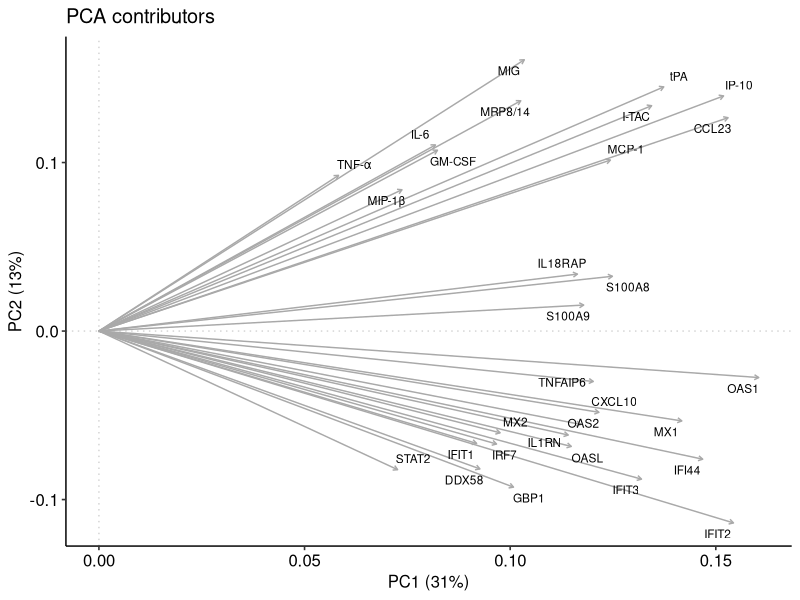
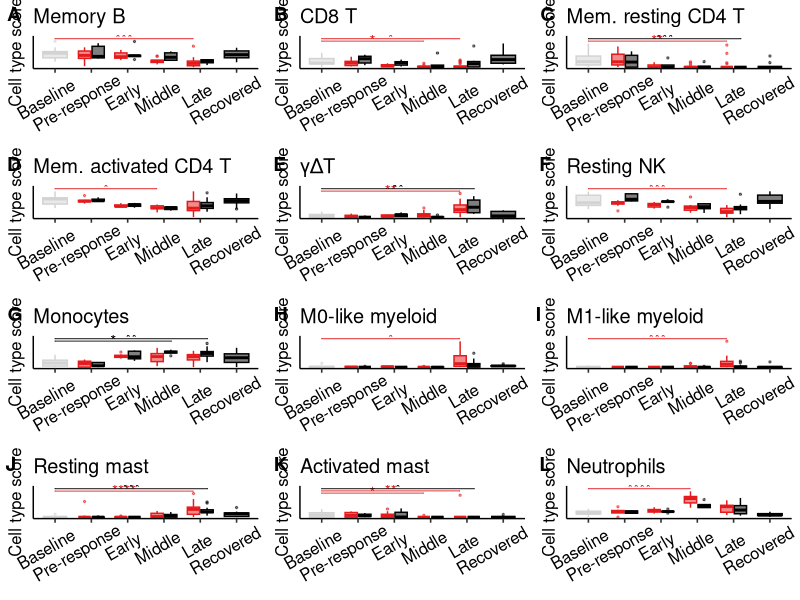
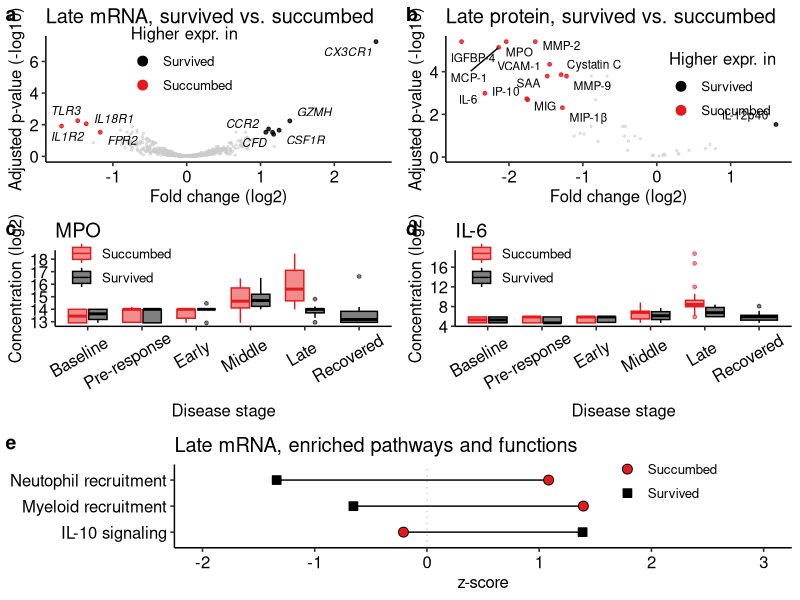
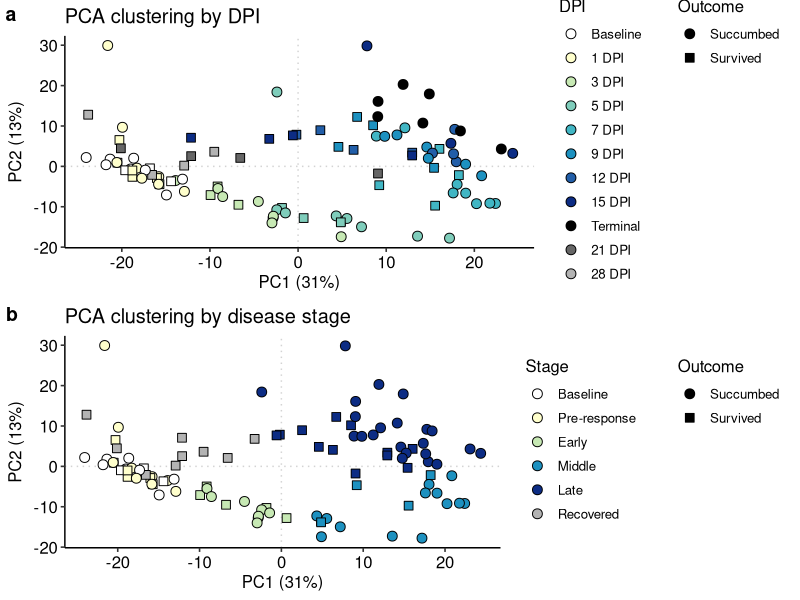
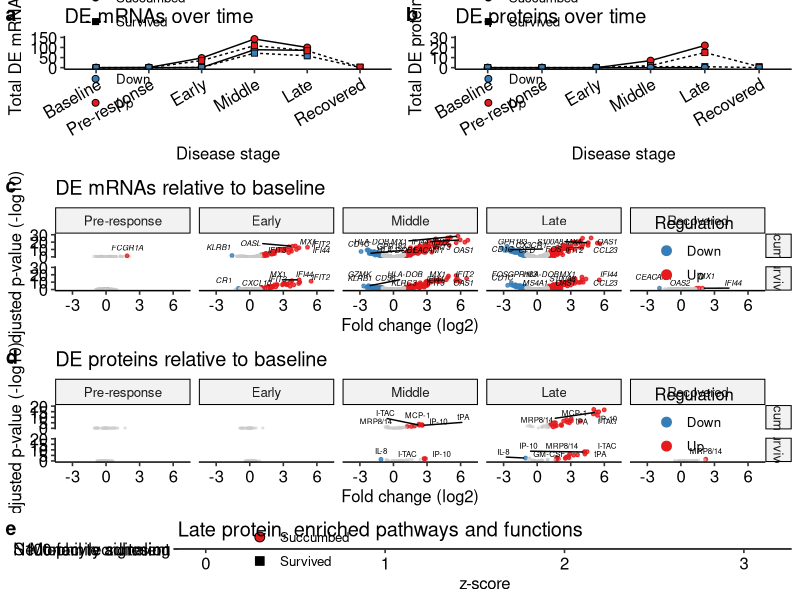

Source code (R) for these figures, in order:
#!/usr/bin/env Rscript

## setup -----------------------------------------------------------------------
rm(list=ls(all.names=TRUE))
suppressPackageStartupMessages(library(tidyverse))
suppressPackageStartupMessages(library(edgeR))
theme_set(ggpubr::theme_pubr() +
            theme(legend.position="right",
                  legend.background=element_blank()))

# helper variables
outcome.shapes <- c(Succumbed=21, Survived=22)
outcome.cols <- c(Succumbed="#e41a1c", Survived="black")
daterange.cols <- c("Baseline"="white", 
                    "1 DPI"="#ffffcc",
                    "3 DPI"="#c7e9b4",
                    "5 DPI"="#7fcdbb",
                    "7 DPI"="#41b6c4",
                    "9 DPI"="#1d91c0",
                    "12 DPI"="#225ea8",
                    "15 DPI"="#0c2c84",
                    "Terminal"="black",
                    "21 DPI"="grey40",
                    "28 DPI"="grey70")
stage.cols <- c("Baseline"="white",
                "Pre-response"="#ffffcc",
                "Early"="#c7e9b4",
                "Middle"="#1d91c0",
                "Late"="#0c2c84",
                "Recovered"="grey70")
regulation.cols <- c(Up="#e41a1c", Down="#377eb8")
sample.days <- c(0, 1, 3, 5, 7, 9, 12, 15, 21, 28)

# figure lists
fig.main <- list()
fig.sup1 <- list()
fig.sup2 <- list()

# helper functions
get.results <- function(coef, diffexpr, psig=0.05, fsig=1) {
  # get results and loosely format
  rmat <- topTable(de, coef=coef, number=Inf, sort.by="logFC") %>%
          rownames_to_column("Gene") %>%
          mutate(coef=coef,
                 psig=(adj.P.Val < psig),
                 fsig=(abs(logFC) > fsig),
                 Significant=(psig & fsig)) %>%
          rename(lfc=logFC, padj=adj.P.Val) %>%
          select(Gene, lfc, padj, Significant, coef)
  # make a "regulation" column
  rmat$Regulation <- "None"
  rmat$Regulation[rmat$Significant & rmat$lfc > 0] <- "Up"
  rmat$Regulation[rmat$Significant & rmat$lfc < 0] <- "Down"
  # return the formatted data.frame
  return(rmat)
}

## inputs ----------------------------------------------------------------------
# metadata
meta <- readxl::read_excel("data.xlsx", "animals") # individual NHP info
meta <- readxl::read_excel("data.xlsx", "nanostring.samples") %>%
        left_join(meta, by="NHP") %>%
        mutate(Daterange=factor(Daterange, levels=names(daterange.cols)),
               Stage=factor(Stage, levels=names(stage.cols)),
               NHP=factor(NHP, levels=paste0("CYNO2-", 1:12)))

# mRNA counts (Nanostring)
mrna <- readxl::read_excel("data.xlsx", "nanostring.thresholded") %>%
        as.data.frame() %>%
        # remove spike-in probes
        filter(!str_detect(Gene, "^POS|NEG")) %>%
        column_to_rownames("Gene") %>%
        as.matrix()

# protein concentration (LEGENDplex)
prot <- readxl::read_excel("data.xlsx", "legendplex.concentration") %>%
        reshape2::melt(id.vars="ID", 
                       variable.name="Analyte", 
                       value.name="Concentration") %>%
        group_by(Analyte, ID) %>%
        summarise(Concentration=mean(Concentration),
                  .groups="drop") 
# update protein IDs to align with mRNA IDs
prot <- readxl::read_excel("data.xlsx", "legendplex.samples") %>%
        select(ID, NHP, DPI) %>%
        left_join(rename(meta, NewID=ID), by=c("NHP", "DPI")) %>%
        select(ID, NewID) %>%
        # add in concentration data
        left_join(prot, by="ID") %>%
        # pivot to wide format and use new IDs for column names
        reshape2::dcast(Analyte ~ NewID, value.var="Concentration") %>%
        column_to_rownames("Analyte") %>%
        as.matrix()

# add LP batch info to metadata
meta <- readxl::read_excel("data.xlsx", "legendplex.samples") %>%
        select(NHP, DPI, Batch) %>%
        left_join(meta, by=c("NHP", "DPI")) %>%
        arrange(ID)

# align rows and columns
meta <- filter(meta, ID %in% colnames(mrna), ID %in% colnames(prot))
mrna <- mrna[, meta$ID]
prot <- prot[, meta$ID]

# format mRNA counts
mrna <- mrna %>%
        DGEList() %>%
        normLibSizes()

# save non-log CPM for CIBERSORTx
mrna %>%
  cpm(log=FALSE) %>%
  as.data.frame() %>%
  rownames_to_column("Gene") %>%
  write.table("analysis/cibersort-input.tsv", sep="\t", row.names=FALSE)

## clustering with PCA ---------------------------------------------------------
# build model for LP batch correction
pca <- model.matrix(~0 + Stage, data=meta)

# remove LP batch effect, then combine to logCPM, then run PCA
pca <- prot %>%
        log2() %>%
        removeBatchEffect(batch=meta$Batch, design=pca) %>%
        rbind(cpm(mrna, log=TRUE)) %>%
        t() %>%
        prcomp()
# get PC contributions
pcs <- summary(pca)$importance["Proportion of Variance", 1:2]
pcs <- paste0(names(pcs), " (", round(100*pcs), "%)")
# get contributions
contribs <- pca$rotation %>%
            as.data.frame() %>%
            rownames_to_column("Gene") %>%
            select(Gene, PC1, PC2)
# plot PCA by DPI
pca <- pca$x %>%
        as.data.frame() %>%
        rownames_to_column("ID") %>%
        select(ID, PC1, PC2) %>%
        left_join(meta, by="ID")
fig.sup1$a <- pca %>%
              ggplot(aes(PC1, PC2)) +
              geom_hline(yintercept=0, linetype=3, col="lightgrey") +
              geom_vline(xintercept=0, linetype=3, col="lightgrey") +
              geom_point(aes(shape=Outcome, fill=Daterange), size=3) +
              scale_shape_manual(values=outcome.shapes) +
              scale_fill_manual(values=daterange.cols) +
              labs(x=pcs[1], y=pcs[2], title="PCA clustering by DPI") +
              guides(shape=guide_legend(override.aes=list(fill="black")),
                     fill=guide_legend("DPI", override.aes=list(pch=21), 
                                       order=1)) +
              theme(legend.box="horizontal")
# plot PCA by stage
fig.sup1$b <- pca %>%
              ggplot(aes(PC1, PC2)) +
              geom_hline(yintercept=0, linetype=3, col="lightgrey") +
              geom_vline(xintercept=0, linetype=3, col="lightgrey") +
              geom_point(aes(shape=Outcome, fill=Stage), size=3) +
              scale_shape_manual(values=outcome.shapes) +
              scale_fill_manual(values=stage.cols) +
              labs(x=pcs[1], y=pcs[2], title="PCA clustering by disease stage") +
              guides(shape=guide_legend(override.aes=list(fill="black")),
                     fill=guide_legend("Stage", override.aes=list(pch=21), 
                                       order=1)) +
              theme(legend.box="horizontal")
# plot the top 30 contributors by calculating hypoteneuse/magnitude
contribs %>%
  mutate(Magnitude=sqrt(PC1^2 + PC2^2)) %>%
  slice_max(n=30, order_by=Magnitude, with_ties=FALSE) %>%
  ggplot() +
  geom_vline(xintercept=0, linetype=3, col="lightgrey") +
  geom_hline(yintercept=0, linetype=3, col="lightgrey") +
  geom_segment(aes(x=0, y=0, xend=PC1, yend=PC2), col="darkgrey",
               arrow=arrow(length=unit(0.05, "in"))) +
  ggrepel::geom_text_repel(aes(PC1, PC2, label=Gene), 
                           size=3, col="black") +
  labs(x=pcs[1], y=pcs[2], title="PCA contributors")

# samples per stage for comparison
meta %>%
  group_by(Outcome, Stage) %>%
  summarise(Samples=n(),
            .groups="drop")

# clean up
rm(contribs, pca, pcs)

## differential expression analyses --------------------------------------------
# running the same comparisons for both mRNA and protein
grps <- interaction(meta$Outcome, meta$Stage) %>%
        droplevels()
grps <- factor(str_remove(grps, "-"), 
        levels=str_remove(levels(grps), "-"))
# using all pre-infection baseline to increase N
ctrs <- c(#1. survived over time
          "Survived.Preresponse-(Survived.Baseline+Succumbed.Baseline)/2",
          "Survived.Early-(Survived.Baseline+Succumbed.Baseline)/2",
          "Survived.Middle-(Survived.Baseline+Succumbed.Baseline)/2",
          "Survived.Late-(Survived.Baseline+Succumbed.Baseline)/2",
          "Survived.Recovered-(Survived.Baseline+Succumbed.Baseline)/2",
          #2. succumbed over time
          "Succumbed.Preresponse-(Survived.Baseline+Succumbed.Baseline)/2",
          "Succumbed.Early-(Survived.Baseline+Succumbed.Baseline)/2",
          "Succumbed.Middle-(Survived.Baseline+Succumbed.Baseline)/2",
          "Succumbed.Late-(Survived.Baseline+Succumbed.Baseline)/2",
          #3. survived vs. succumbed
          "Survived.Baseline-Succumbed.Baseline",
          "Survived.Preresponse-Succumbed.Preresponse",
          "Survived.Early-Succumbed.Early",
          "Survived.Middle-Succumbed.Middle",
          "Survived.Late-Succumbed.Late")

# mRNA: build model matrix; no batch effects here
modmat <- model.matrix(~0 + grps)
# format column names so they're human readable
colnames(modmat) <- str_remove(colnames(modmat), "^grps")
# run limma pipeline
de <- mrna %>%
      voom(modmat) %>%
      lmFit(modmat) %>%
      contrasts.fit(makeContrasts(contrasts=ctrs, levels=levels(grps))) %>%
      eBayes(robust=TRUE)
# get DE tables for each comparison over time (comps. to 0 DPI)
ns.res <- list()
ns.res$time <- colnames(de)[1:9] %>%
               lapply(get.results, diffexpr=de) %>%
               do.call(rbind, .) %>%
                # format outcome and daterange as factors
                mutate(Outcome=str_extract(coef, "^[^\\.]+"),
                       Group=str_extract(coef, "(?<=\\.)[^- ]+"),
                       Group=if_else(Group=="Preresponse", 
                                     "Pre-response", 
                                     Group),
                       Group=factor(Group, levels=names(stage.cols))) %>%
                select(Gene, Outcome, Group, Regulation,
                       lfc, padj, Significant)
write.csv(ns.res$time, "analysis/nanostring-timepoint.csv", row.names=FALSE)
# repeat for comparison between outcome at each time point
ns.res$outcome <- colnames(de)[c(10:14)] %>%
                  lapply(get.results, diffexpr=de) %>%
                  do.call(rbind, .) %>%
                  # change regulation to "higher expr in surv/succ"
                  # and format daterange
                  mutate(Regulation=factor(Regulation, 
                                           levels=c("Up", "None", "Down"),
                                           labels=c("Survived", "None", 
                                                    "Succumbed")),
                         Group=str_extract(coef, "(?<=\\.)[^ -]+"),
                         Group=if_else(Group=="Preresponse", 
                                       "Pre-response", 
                                       Group),
                         Group=factor(Group, levels=names(stage.cols))) %>%
                  select(Gene, Group, Regulation, lfc, padj, Significant)
write.csv(ns.res$outcome, "analysis/nanostring-outcome.csv", row.names=FALSE)
# format and save for IPA
ns.res$time %>%
  select(Gene, Outcome, Group, lfc, padj) %>%
  reshape2::melt(id.vars=c("Gene", "Outcome", "Group")) %>%
  mutate(Group=interaction(Outcome, Group, variable)) %>%
  reshape2::dcast(Gene ~ Group, value.var="value") %>%
  write.csv("analysis/ipa-input-nanostring-time.csv", row.names=FALSE)
rm(modmat, de)

# LEGENDplex: build model matrix accounting for batch effect
modmat <- model.matrix(~0 + grps + meta$Batch)
# format column names so they're human readable
colnames(modmat) <- colnames(modmat) %>%
                    str_remove("^grps") %>%
                    str_remove("^meta\\$")
# run limma pipeline
de <- prot %>%
      log2() %>%
      lmFit(modmat) %>%
      contrasts.fit(makeContrasts(contrasts=ctrs, levels=colnames(modmat))) %>%
      eBayes(robust=TRUE)
# get DE tables for each comparison over time (comps. to 0 DPI)
lp.res <- list()
lp.res$time <- colnames(de)[1:9] %>%
                lapply(get.results, diffexpr=de) %>%
                do.call(rbind, .) %>%
                # format outcome and daterange as factors
                mutate(Outcome=str_extract(coef, "^[^\\.]+"),
                       Group=str_extract(coef, "(?<=\\.)[^ -]+"),
                       Group=if_else(Group=="Preresponse", 
                                     "Pre-response", 
                                     Group),
                       Group=factor(Group, levels=names(stage.cols))) %>%
                select(Gene, Outcome, Group, Regulation,
                       lfc, padj, Significant)
write.csv(lp.res$time, "analysis/legendplex-timepoint.csv", row.names=FALSE)
# repeat for comparison between outcome at each time point
lp.res$outcome <- colnames(de)[c(10:14)] %>%
                  lapply(get.results, diffexpr=de) %>%
                  do.call(rbind, .) %>%
                  # change regulation to "higher expr in surv/succ"
                  # and format daterange
                  mutate(Regulation=factor(Regulation, 
                                           levels=c("Up", "None", "Down"),
                                           labels=c("Survived", "None", 
                                                    "Succumbed")),
                         Group=str_extract(coef, "(?<=\\.)[^ -]+"),
                         Group=if_else(Group=="Preresponse", 
                                       "Pre-response", 
                                       Group),
                         Group=factor(Group, levels=names(stage.cols))) %>%
                  select(Gene, Group, Regulation, lfc, padj, Significant)
write.csv(lp.res$outcome, "analysis/legendplex-outcome.csv", row.names=FALSE)
# format and save tables for IPA
lp.res$time %>%
  select(Gene, Outcome, Group, lfc, padj) %>%
  reshape2::melt(id.vars=c("Gene", "Outcome", "Group")) %>%
  mutate(Group=interaction(Outcome, Group, variable)) %>%
  reshape2::dcast(Gene ~ Group, value.var="value") %>%
  write.csv("analysis/ipa-input-legendplex-time.csv", row.names=FALSE)
rm(modmat, de, grps, ctrs)

## plot DEGs -------------------------------------------------------------------
# total DEGs over time
# first, generate our groups
x <- expand.grid(Group=names(stage.cols),
                 Outcome=names(outcome.cols),
                 Regulation=names(regulation.cols)) %>%
      filter(!(Outcome=="Succumbed" & Group=="Recovered"))
# Nanostring
fig.sup2$a <- ns.res$time %>%
              filter(Significant) %>%
              group_by(Outcome, Group, Regulation) %>%
              summarise(Genes=n(),
                        .groups="drop") %>%
              full_join(x, by=c("Outcome", "Group", "Regulation")) %>%
              replace_na(list(Genes=0)) %>%
              ggplot(aes(Group, Genes)) +
              geom_line(aes(linetype=Outcome, 
                            group=interaction(Outcome, Regulation))) +
              geom_point(aes(shape=Outcome, fill=Regulation), size=2) +
              scale_shape_manual(NULL, values=outcome.shapes) +
              scale_fill_manual(NULL, values=regulation.cols) +
              scale_y_continuous("Total DE mRNAs", limits=c(NA, 150)) +
              guides(shape=guide_legend(override.aes=list(fill="black"),
                                        order=1),
                     linetype=guide_legend(title=NULL, order=1),
                     fill=guide_legend(override.aes=list(pch=21))) +
              labs(x="Disease stage", title="DE mRNAs over time") +
              theme(axis.text.x=element_text(angle=30, hjust=1),
                    legend.position=c(0.22, 0.57))
# LEGENDplex
fig.sup2$b <- lp.res$time %>%
              filter(Significant) %>%
              group_by(Outcome, Group, Regulation) %>%
              summarise(Genes=n(),
                        .groups="drop") %>%
              full_join(x, by=c("Outcome", "Group", "Regulation")) %>%
              replace_na(list(Genes=0)) %>%
              ggplot(aes(Group, Genes)) +
              geom_line(aes(linetype=Outcome, 
                            group=interaction(Outcome, Regulation))) +
              geom_point(aes(shape=Outcome, fill=Regulation), size=2) +
              scale_shape_manual(NULL, values=outcome.shapes) +
              scale_fill_manual(NULL, values=regulation.cols) +
              scale_y_continuous("Total DE proteins", limits=c(NA, 30)) +
              guides(shape=guide_legend(override.aes=list(fill="black"), 
                                        order=1),
                     linetype=guide_legend(title=NULL, order=1),
                     fill=guide_legend(override.aes=list(pch=21))) +
              labs(x="Disease stage", title="DE proteins over time") +
              theme(axis.text.x=element_text(angle=30, hjust=1),
                    legend.position=c(0.22, 0.57))
rm(x)

# volcano nanostring
topgenes <- ns.res$time %>%
            filter(Significant) %>%
            group_by(Regulation, Group, Outcome) %>%
            top_n(n=5, wt=abs(lfc)) %>%
            ungroup()
fig.sup2$c <- ns.res$time %>%
              ggplot(aes(lfc, -log10(padj))) +
              geom_point(aes(col=Regulation, alpha=Significant, size=Regulation)) +
              scale_size_manual(values=c(Up=1, Down=1), na.value=0.5) +
              scale_alpha_manual(values=c("TRUE"=0.8, "FALSE"=0.5)) +
              scale_color_manual(values=regulation.cols, na.value="grey80") + 
              ggrepel::geom_text_repel(data=topgenes, aes(label=Gene), 
                                       size=2, fontface="italic") +
              scale_x_continuous("Fold change (log2)", limits=c(-4, 7), 
                                 breaks=c(-3, 0, 3, 6)) +
              scale_y_continuous("Adjusted p-value (-log10)", limits=c(0, 30)) +
              facet_grid(Outcome~Group) +
              labs(title="DE mRNAs relative to baseline") +
              guides(alpha="none",
                     color=guide_legend(override.aes=list(size=3))) +
              theme(legend.position=c(0.9, 0.7))
# volcano legendplex
topgenes <- lp.res$time %>%
            filter(Significant) %>%
            group_by(Regulation, Group, Outcome) %>%
            top_n(n=5, wt=abs(lfc)) %>%
            ungroup()
fig.sup2$d <- lp.res$time %>%
              ggplot(aes(lfc, -log10(padj))) +
              geom_point(aes(col=Regulation, alpha=Significant, size=Regulation)) +
              scale_size_manual(values=c(Up=1, Down=1), na.value=0.5) +
              scale_alpha_manual(values=c("TRUE"=0.8, "FALSE"=0.5)) +
              scale_color_manual(values=regulation.cols, na.value="grey80") + 
              ggrepel::geom_text_repel(data=topgenes, aes(label=Gene), size=2) +
              scale_x_continuous("Fold change (log2)", limits=c(-4, 7), 
                                 breaks=c(-3, 0, 3, 6)) +
              scale_y_continuous("Adjusted p-value (-log10)", limits=c(0, 20)) +
              facet_grid(Outcome~Group) +
              labs(title="DE proteins relative to baseline") +
              guides(alpha="none",
                     color=guide_legend(override.aes=list(size=3))) +
              theme(legend.position=c(0.9, 0.7))

# outcome volcano: nanostring (late only)
topgenes <- ns.res$outcome %>%
            filter(Significant) 
fig.main$a <- ns.res$outcome %>%
              filter(Group %in% topgenes$Group) %>%
              ggplot(aes(lfc, -log10(padj))) +
              geom_point(aes(col=Regulation, alpha=Significant, size=Regulation)) +
              scale_size_manual("Higher expr. in", 
                                values=c(Survived=1, Succumbed=1), 
                                na.value=0.5) +
              scale_alpha_manual(values=c("TRUE"=0.8, "FALSE"=0.5)) +
              scale_color_manual("Higher expr. in", values=outcome.cols, 
                                 na.value="grey80") +
              ggrepel::geom_text_repel(data=topgenes, aes(label=Gene), 
                                       size=3, fontface="italic") +
              labs(x="Fold change (log2)",
                   y="Adjusted p-value (-log10)",
                   title="Late mRNA, survived vs. succumbed") +
              guides(alpha="none",
                     color=guide_legend(override.aes=list(size=3))) +
              theme(legend.position=c(0.4, 0.8))
# outcome volcano: legendplex (late only)
topgenes <- lp.res$outcome %>%
            filter(Significant)
fig.main$b <- lp.res$outcome %>%
              filter(Group %in% topgenes$Group) %>%
              ggplot(aes(lfc, -log10(padj))) +
              geom_point(aes(col=Regulation, alpha=Significant, size=Regulation)) +
              scale_size_manual("Higher expr. in", 
                                values=c(Survived=1, Succumbed=1), 
                                na.value=0.5) +
              scale_alpha_manual(values=c("TRUE"=0.8, "FALSE"=0.5)) +
              scale_color_manual("Higher expr. in", values=outcome.cols, 
                                 na.value="grey80") +
              ggrepel::geom_text_repel(data=topgenes, aes(label=Gene), size=3) +
              labs(x="Fold change (log2)",
                   y="Adjusted p-value (-log10)",
                   title="Late protein, survived vs. succumbed") +
              guides(alpha="none",
                     color=guide_legend(override.aes=list(size=3))) +
              theme(legend.position=c(0.8, 0.6))
rm(topgenes)

## cibersort -------------------------------------------------------------------
cibx <- read.csv("analysis/cibersort-output.csv", check.names=FALSE) %>%
        rename(ID=Mixture) %>%
        filter(`P-value` < 0.05) %>%
        select(-`P-value`, -Correlation, -RMSE, -starts_with("Absolute score"),
               -`Naïve B`, -`Tfh`, -`Tregs`, -`Activated NK`) %>%
        reshape2::melt(id.vars="ID", 
                       variable.name="Celltype", 
                       value.name="Score") %>%
        left_join(meta, by="ID") %>%
        # remove outcome from naive samples
        mutate(Outcome=if_else(Stage=="Baseline", "Baseline", Outcome),
               Subgroup=interaction(Stage, Outcome))

# for each cell type, run KW test. Only run stats on cell types that pass
pval <- cibx %>%
        group_by(Celltype) %>%
        rstatix::kruskal_test(Score ~ Subgroup) %>%
        filter(p < 0.05) %>%
        select(Celltype) %>%
        # add back just the data from the filtered cell types
        left_join(cibx, by="Celltype") %>%
        group_by(Celltype) %>%
        # run Dunn's test for post-hoc
        rstatix::dunn_test(Score ~ Subgroup) %>%
        # keep only comparisons that are significant AND (1) comparison to 
        # baseline or (2) comparison of outcome at the same time
        mutate(Group.g1=str_extract(group1, "^[^\\.]+"),
               Group.g2=str_extract(group2, "^[^\\.]+"),
               Outcome.g1=str_extract(group1, "(?<=\\.).+$"),
               Outcome.g2=str_extract(group2, "(?<=\\.).+$")) %>%
        filter(p.adj < 0.05,
               (Group.g1=="Baseline" | Group.g1==Group.g2)) %>%
        # use group and outcome to define x position
        mutate(xmin=as.integer(factor(Group.g1, levels=names(stage.cols))),
               xmax=as.integer(factor(Group.g2, levels=names(stage.cols))),
               toggle.xmin=factor(Outcome.g1, 
                                  levels=c("Succumbed", "Survived", "Baseline"),
                                  labels=c(-0.2, 0.2, 0)),
               toggle.xmin=as.numeric(as.character(toggle.xmin)),
               toggle.xmax=factor(Outcome.g2, 
                                  levels=c("Succumbed", "Survived"),
                                  labels=c(-0.2, 0.2)),
               toggle.xmax=as.numeric(as.character(toggle.xmax)),
               xmin=xmin+toggle.xmin,
               xmax=xmax+toggle.xmax)

# plot each cell type with significant changes
cibx <- unique(pval$Celltype) %>%
        lapply(function(i) {
          # build the basic plot
          plt <- cibx %>%
            filter(Celltype==i) %>%
            ggplot(aes(Stage, Score)) +
            geom_boxplot(aes(group=Subgroup, col=Outcome, fill=Outcome), 
                         alpha=0.5, outlier.size=0.5, outlier.shape=21) 
          
          # subset the pvals and set our increment
          p <- filter(pval, Celltype==i)
          increment <- cibx[cibx$Celltype==i, "Score"] %>% 
            range() %>% 
            diff()
          increment <- 0.1 * increment
          
          # if there are outcome differences, add them
          if(nrow(filter(p, Group.g1 != "Baseline")) > 0) {
            comp <- p %>%
              filter(Group.g1 != "Baseline") %>%
              rstatix::add_y_position(scales="free_y", step.increase=0)
            plt <- plt + 
                   ggpubr::stat_pvalue_manual(data=comp, label="p.adj.signif", 
                                              tip.length=0,
                                              bracket.nudge.y=increment/2)
          }
          
          # if there are baseline differences, add them
          if("Baseline" %in% p$Group.g1) {
            comp <- filter(p, Group.g1=="Baseline")
            comp$y.position <- increment * 1:nrow(comp)
            comp$y.position <- comp$y.position + 
                               max(cibx[cibx$Celltype==i, "Score"])
            plt <- plt + 
                   ggpubr::stat_pvalue_manual(data=comp, label="p.adj.signif", 
                                              tip.length=0, color="Outcome.g2")
          }
          
          # finish formatting the plot
          plt +
            scale_color_manual(values=outcome.cols, na.value="lightgrey") +
            scale_fill_manual(values=outcome.cols, na.value="lightgrey") +
            scale_y_continuous("Cell type score", expand=expansion(c(0.05, 0.1))) +
            labs(x=NULL, title=i) +
            theme(legend.position="none",
                  axis.ticks.y=element_blank(),
                  axis.text.y=element_blank(),
                  axis.text.x=element_text(angle=30, hjust=0.7, vjust=0.8))
        })
names(cibx) <- unique(pval$Celltype)

# plot all
cowplot::plot_grid(plotlist=cibx, labels="AUTO", ncol=3)

# clean up
rm(cibx, pval)

## selected expression ---------------------------------------------------------
# LEGENDplex: use log2-linearized, batch-corrected matrix
log.prot <- model.matrix(~0 + Stage, data=meta)
log.prot <- prot %>%
            log2() %>%
            removeBatchEffect(batch=meta$Batch, design=log.prot) %>%
            as.data.frame() %>%
            rownames_to_column("Analyte") %>%
            reshape2::melt(id.vars="Analyte",
                           variable.name="ID",
                           value.name="Concentration") %>%
            left_join(meta, by="ID")

# MPO
fig.main$c <- log.prot %>%
              filter(Analyte=="MPO") %>%
              ggplot(aes(Stage, Concentration)) +
              geom_boxplot(aes(group=interaction(Stage, Outcome), 
                               col=Outcome, fill=Outcome), 
                           alpha=0.5, outlier.size=1, outlier.shape=21) +
              scale_color_manual(NULL, values=outcome.cols) +
              scale_fill_manual(NULL, values=outcome.cols) +
              labs(x="Disease stage", y="Concentration (log2)", title="MPO") +
              theme(axis.text.x=element_text(angle=30, hjust=0.7, vjust=0.8),
                    legend.position=c(0.2, 0.8))

# IL-6
fig.main$d <- log.prot %>%
              filter(Analyte=="IL-6") %>%
              ggplot(aes(Stage, Concentration)) +
              geom_boxplot(aes(group=interaction(Stage, Outcome), 
                               col=Outcome, fill=Outcome), 
                           alpha=0.5, outlier.size=1, outlier.shape=21) +
              scale_color_manual(NULL, values=outcome.cols) +
              scale_fill_manual(NULL, values=outcome.cols) +
              labs(x="Disease stage", y="Concentration (log2)", title="IL-6") +
              theme(axis.text.x=element_text(angle=30, hjust=0.7, vjust=0.8),
                    legend.position=c(0.2, 0.8))

# clean up
rm(log.prot)

## pathway analyses ------------------------------------------------------------
# read in pathway shortlist for plotting
pathlist <- read.csv("analysis/ipa-shortlist.csv")

# read and format IPA output for both NS and LP
pathways <- read.csv("analysis/ipa-output-nanostring-time.csv") %>%
            mutate(Assay="mRNA") %>%
            select(Name, Assay, ends_with("Late"))
pathways <- read.csv("analysis/ipa-output-legendplex-time.csv") %>%
            mutate(Assay="Protein")%>%
            select(Name, Assay, ends_with("Late")) %>%
            rbind(pathways) %>%
            # melt to long format, then extract stage and outcome
            reshape2::melt(id.vars=c("Name", "Assay"), value.name="zscore") %>%
            mutate(Outcome=factor(str_extract(variable, "^[A-z]+(?=\\.)"),
                                  levels=names(outcome.cols)),
                   Stage=str_extract(variable, "(?<=\\.)[A-z]+$")) %>%
            # filter to have the pathways from pathlist only
            right_join(pathlist, by=c("Name", "Assay", "Stage"))

# plot mRNA pathways
fig.main$e <- pathways %>%
              filter(Assay=="mRNA") %>%
              ggplot(aes(zscore, Nickname)) +
              geom_vline(xintercept=0, linetype=3, col="lightgrey") +
              geom_line(aes(group=Nickname)) +
              geom_point(aes(shape=Outcome, fill=Outcome), size=3) +
              scale_shape_manual(values=outcome.shapes) +
              scale_fill_manual(values=outcome.cols) +
              scale_x_continuous("z-score", limits=c(-2, 3)) +
              labs(y=NULL, fill=NULL, shape=NULL, 
                   title="Late mRNA, enriched pathways and functions") +
              theme(legend.position=c(0.8, 0.8))

# plot protein pathways
fig.sup2$e <- pathways %>%
              filter(Assay=="Protein") %>%
              ggplot(aes(zscore, Nickname)) +
              geom_vline(xintercept=0, linetype=3, col="lightgrey") +
              geom_line(aes(group=Nickname)) +
              geom_point(aes(shape=Outcome, fill=Outcome), size=3) +
              scale_shape_manual(values=outcome.shapes) +
              scale_fill_manual(values=outcome.cols) +
              labs(x="z-score", y=NULL, fill=NULL, shape=NULL, 
                   title="Late protein, enriched pathways and functions") +
              theme(legend.position=c(0.2, 0.7))

# clean up
rm(pathways, pathlist)

## build and save figures ------------------------------------------------------
# main figure
x <- cowplot::plot_grid(fig.main$a, fig.main$b, 
                   fig.main$c, fig.main$d,
                   ncol=2, labels=c("a", "b", "c", "d"))
cowplot::plot_grid(x, fig.main$e, 
                   ncol=1, labels=c(NA, "e"), rel_heights=c(5, 2))
ggsave("analysis/figure6.pdf", units="in", width=7.5, height=10)
rm(x)

# supplemental fig #1
cowplot::plot_grid(plotlist=fig.sup1, labels=names(fig.sup1), ncol=1)
ggsave("analysis/supplementary6.pdf", units="in", width=7.5, height=6.5)

# supplemental fig #2
x <- cowplot::plot_grid(fig.sup2$a, fig.sup2$b, nrow=1, labels=c("a", "b"))
cowplot::plot_grid(x, fig.sup2$c, fig.sup2$d, fig.sup2$e,
                   ncol=1, rel_heights=c(2, 2, 2, 1), 
                   labels=c(NA, "c", "d", "e"))
ggsave("analysis/supplementary7.pdf", units="in", width=7.5, height=10)

## fin! ------------------------------------------------------------------------
sessionInfo()
